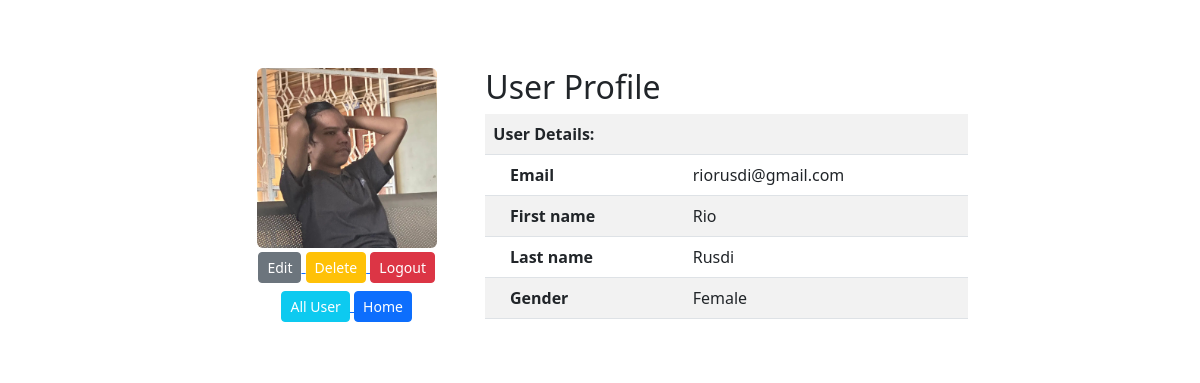
The page / (signed in) on the database its author committed.
### tables this page shows
CREATE TABLE `users` (
  `id` int NOT NULL,
  `firstname` varchar(30) NOT NULL,
  `lastname` varchar(30) NOT NULL,
  `email` varchar(100) NOT NULL,
  `image` varchar(1024) DEFAULT NULL,
  `password` varchar(255) NOT NULL,
  `gender` varchar(6) NOT NULL,
  `date` datetime NOT NULL
);

### functions.php (called while the page is built, shortened)
<?php
function db_query(string $query, array $data = array())
{
	$string = "mysql:hostname=localhost;dbname=gym";
	$con = new PDO($string, 'root', '');
	$stm = $con->prepare($query);
	$check = $stm->execute($data);
	if ($check) {
		$res = $stm->fetchAll(PDO::FETCH_ASSOC);
		if (is_array($res) && !empty($res)) {
			return $res;
		}
	}
	return false;
}
function is_logged_in(): bool
{
	if (!empty($_SESSION['PROFILE'])) {
		return true;
	}
	return false;
}
function esc(string $str): string
{
	return htmlspecialchars($str);
}
function get_image($path = ''): string
{
	if (file_exists($path)) {
		return $path;
	}
	return './images/no-image.jpg';
}
function user(string $key = '')
{
	if (is_logged_in()) {
		if (!empty($_SESSION['PROFILE'][$key])) {
			return $_SESSION['PROFILE'][$key];
		}
	}
	return false;
}

### index.php (the view, shortened to what this page needs)
<?php
require 'functions.php';
$id = $_GET['id'] ?? $_SESSION['PROFILE']['id'];
$row = db_query("select * from users where id = :id limit 1", ['id' => $id]);
if ($row) {
	$row = $row[0];
}
?>
<!DOCTYPE html>
<html>
<head>
	<link rel="stylesheet" type="text/css" href="./css/bootstrap.min.css">
	<link rel="stylesheet" type="text/css" href="./css/bootstrap-icons.css">
</head>
<body>
	<?php if (!empty($row)): ?>
		<div class="row col-lg-8 mx-auto mt-5 card-profile">
			<div class="col-md-4 text-center">
				<img src="<?= get_image($row['image']) ?>" class="img-fluid rounded"
					style="width: 180px;height:180px;object-fit: cover;">
				<div>
					<?php if (user('id') == $row['id']): ?>
						<a href="profile-edit.php">
							<button class="mx-auto m-1 btn-sm btn btn-secondary">Edit</button>
						</a>
						<a href="profile-delete.php">
							<button class="mx-auto m-1 btn-sm btn btn-warning text-white">Delete</button>
						</a>
						<a href="logout.php">
							<button class="mx-auto m-1 btn-sm btn btn-danger text-white">Logout</button>
						</a>
						<br>
						<a href="users.php">
							<button class="mx-auto m-1 btn-sm btn btn-info text-white">All User</button>
						</a>
						<a href="halamanawal.php">
							<button class="mx-auto m-1 btn-sm btn btn-primary text-white">Home</button>
						</a>
					<?php endif; ?>
				</div>
			</div>
			<div class="col-md-8">
				<div class="h2">User Profile</div>
				<table class="table table-striped">
					<tr>
						<th colspan="2">User Details:</th>
					</tr>
					<tr>
						<th><i class="bi bi-envelope"></i> Email</th>
						<td><?= esc($row['email']) ?></td>
					</tr>
					<tr>
						<th><i class="bi bi-person-circle"></i> First name</th>
						<td><?= esc($row['firstname']) ?></td>
					</tr>
					<tr>
						<th><i class="bi bi-person-square"></i> Last name</th>
						<td><?= esc($row['lastname']) ?></td>
					</tr>
					<tr>
						<th><i class="bi bi-gender-ambiguous"></i> Gender</th>
						<td><?= esc($row['gender']) ?></td>
					</tr>
				</table>
			</div>
		</div>
	<?php endif; ?>
</body>
</html>

### index.php (style rules this page uses)
body { min-height: 100vh; justify-content: center; background: url(assets/images/bcgym.jpg); background-size: cover; background-position: center; }
.card-profile { background-color: white; padding: 20px; border-radius: 10px; }

### rows shown on the page
users: image (picture), email "riorusdi@gmail.com", firstname "Rio", lastname "Rusdi", gender "Female"
